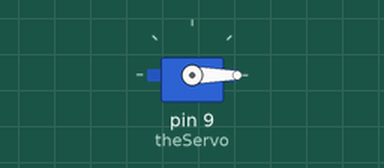
Recording of a sketch running on a simulated Arduino Uno, built with avr-gcc and run on an emulated ATmega328P. Shown: servo.

Above: at 0.05 s.
At 1.5 s:
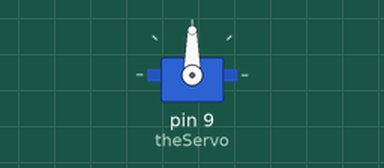
At 3.0 s:
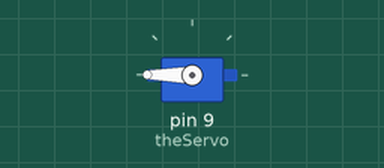
Timing chart, 0 to 6.9 s (numbered marks = the images above):
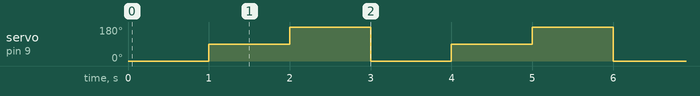

The sketch:

Servo.ino
```cpp
/*
  David Chatting - david@davidchatting.com
  20th April 2013
  ---
  For Arduino and Sunday Lunch - 21st April 2013
  ---
  servo red wire to 5V
  servo brown wire to GND
  servo orange to to Arduino pin 9
*/

#include <Servo.h>

Servo theServo;

void setup() {
  Serial.begin(9600);

  theServo.attach(9);
}

void loop() {
  theServo.write(0);
  delay(1000);
  theServo.write(90);
  delay(1000);
  theServo.write(180);
  delay(1000);
}
```

Measured:
- by itself, servo on pin 9 (theServo): repeats every 3.0 s: 180° 1.0 s, 0° 1.0 s, 90° 1.0 s
